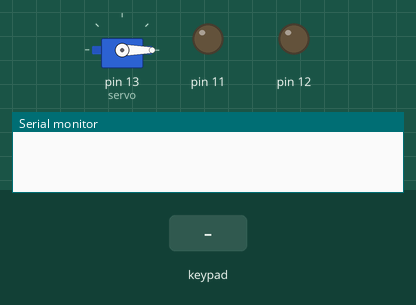
This sketch was run on a simulated Arduino Uno, built with avr-gcc and run on an emulated ATmega328P. Parts: servo, output pins drawn as LEDs (lit = HIGH), the last lines printed to the serial monitor. The inputs (shaded band) are chosen by the test bench.

Above: at 1.2 s.
1.3 s: key '#' pressed
At 1.8 s:
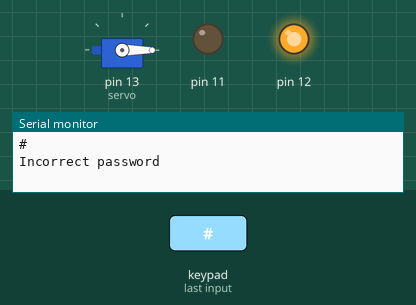
3.8 s: keypad keys 1 1 3 4 # pressed 0.4 s apart
At 7.6 s:
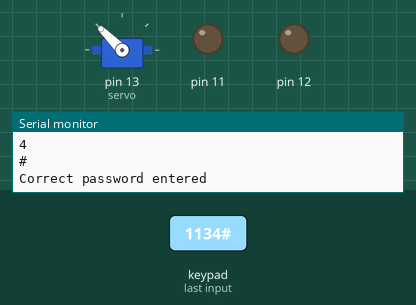
7.9 s: key 'A' pressed
At 8.9 s:
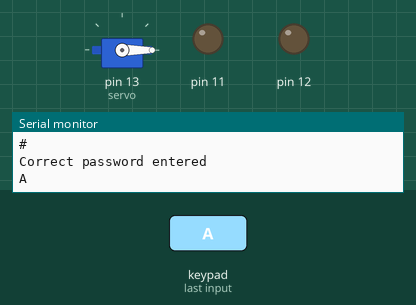
Timing chart, 0 to 10.9 s (numbered marks = the images above; inputs shaded):
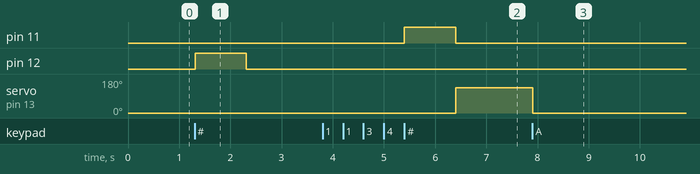

Measured:
- after the input at 1.3 s, pin 12: LOW → HIGH at once, → LOW 1.0 s later
- after the input at 3.8 s, pin 11: LOW → HIGH after 1.6 s, → LOW 1.0 s later; servo on pin 13 (servo): 0° → 135° after 2.6 s
- after the input at 7.9 s, servo on pin 13 (servo): 135° → 0° at once

The sketch:

Passbox_v1.ino
```cpp
#include <Keypad.h>
#include <Servo.h>

const int ROW_NUM = 4; // Number of rows on the keypad
const int COLUMN_NUM = 4; // Number of columns on the keypad


char keys[ROW_NUM][COLUMN_NUM] = {
  {'1', '2', '3', 'A'},
  {'4', '5', '6', 'B'},
  {'7', '8', '9', 'C'},
  {'*', '0', '#', 'D'}
};

byte pin_rows[ROW_NUM] = {9, 8, 7, 6};       // Connect to the row pinouts of the keypad
byte pin_column[COLUMN_NUM] = {5, 4, 3, 2}; // Connect to the column pinouts of the keypad

Keypad keypad = Keypad(makeKeymap(keys), pin_rows, pin_column, ROW_NUM, COLUMN_NUM);
Servo servo;

const char* correctPassword = "1134"; // Replace with your desired password

char passwordBuffer[5];
int currentIndex = 0;

void setup() {
  servo.attach(13); // Connect the servo signal wire to digital pin D2
  servo.write(0);  // Set the initial position of the servo to 0 degrees (closed position)
  Serial.begin(9600);
  pinMode(12, OUTPUT);
pinMode(11, OUTPUT);
}

void loop() {
  char key = keypad.getKey();
  if (key) {
    Serial.println(key);
    checkPassword(key);
  }
}

void checkPassword(char key) {
   if (key == '*');
   servo.write(0);

  if (key == '#') { // Enter key pressed
    passwordBuffer[currentIndex] = '\0'; // Null-terminate the password buffer
    currentIndex = 0;
    if (strcmp(passwordBuffer, correctPassword) == 0) {
      Serial.println("Correct password entered");
       digitalWrite(11, HIGH);
      delay(1000);
      digitalWrite(11, LOW);
      rotateServo();

    } else {
      Serial.println("Incorrect password");
      digitalWrite(12, HIGH);
      delay(1000);
      digitalWrite(12, LOW);
    }
    clearPasswordBuffer();
  } else if (key == '*') { // Clear key pressed
    clearPasswordBuffer();
  } else {
    if (currentIndex < 4) {
      passwordBuffer[currentIndex] = key;
      currentIndex++;
    }
  }
}

void clearPasswordBuffer() {
  for (int i = 0; i < 5; i++) {
    passwordBuffer[i] = '\0';
  }
  currentIndex = 0;
}

void rotateServo() {
  servo.write(135); // Rotate the servo to 90 degrees (open position)
}
```
